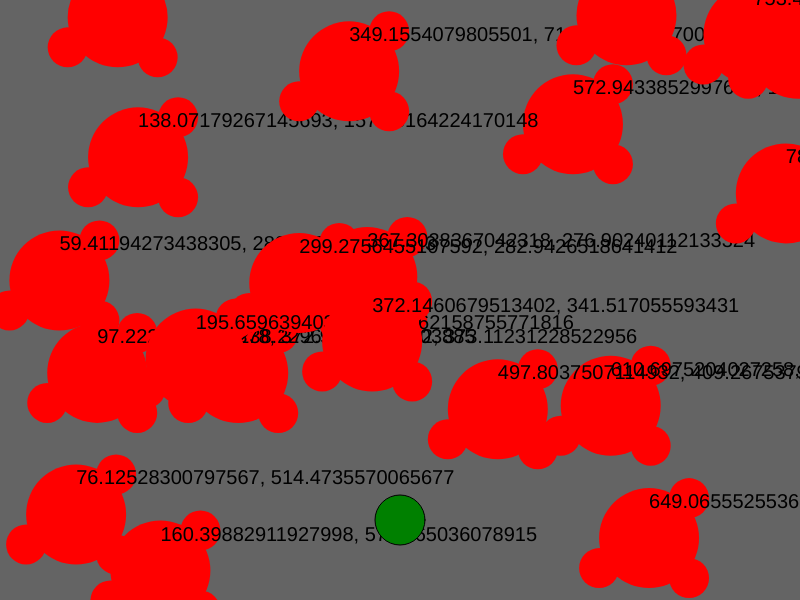
Frame 1 (no input)
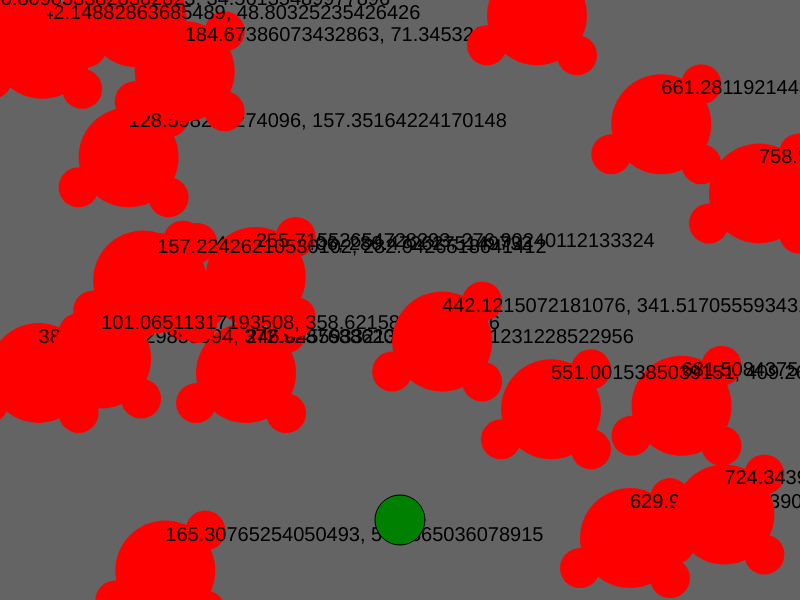
Frame 60 (no input)
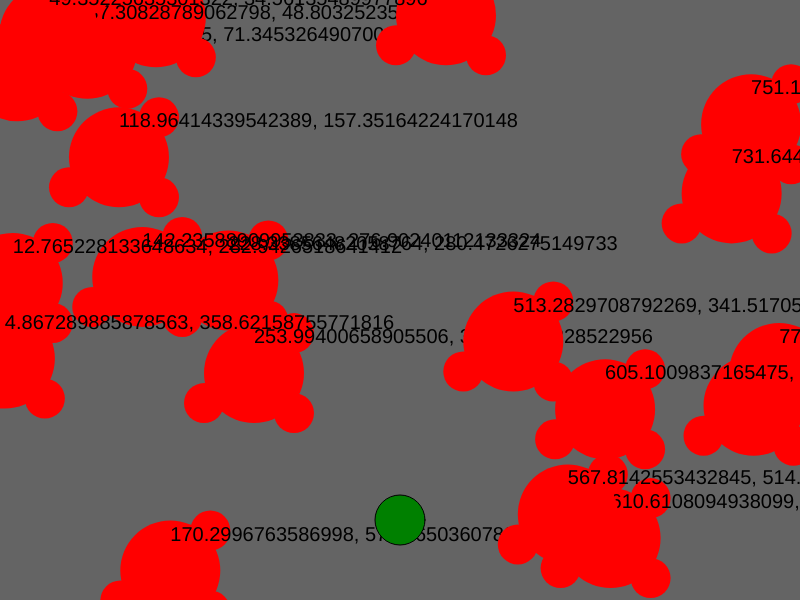
Frame 120 (the mouse pressed at the canvas centre since frame 60)

The p5.js sketch that drew these frames (run headless with seeded random() and noise() and a simulated clock; from frame 60 on, the mouse is pressed at the canvas centre):

// p5.js sketch
// ── sketch.js
// var myCar;
// var myCar1;
// var myCar2;

var cars = []; // array of something
var frogPos;

function setup() {
  // put setup code here
  createCanvas(800, 600);

  // myCar = new Car(); // gave birth to a new object
  // myCar1 = new Car();

  for (var i = 0; i < 20; i++) {
    cars.push(new Car(i));
  }

  frogPos = createVector(width / 2, height - 80);
}

function draw() {
  // put drawing code here
  background(100);



  for (var i = 0; i < cars.length; i++) {
    cars[i].move();
    cars[i].display();

    var distance = cars[i].pos.dist(frogPos);
    if (distance < 15) {
      // do either this
      cars[i].r = 0;
      cars[i].b = 0;
      cars[i].g = 0
      cars[i].alive = false;
      cars[i].vel = 0;

      // or this
      cars.splice(i, 1);


    }
  }


  // for (var i = 0; i < cars.length; i++) {
  //   if (cars[i].alive === false) {
  //     console.log("deleting car " + i ) ;
  //     cars.splice(i, 1) ;
  //   }
  // }


  fill('green');
  ellipse(frogPos.x, frogPos.y, 50, 50);
  checkForKeys();
}

function mouseReleased() {



  console.log("beep");
  // cars.pop(floor(random(cars.length)));
  console.log("length of car array is " + cars.length);
}


function checkForKeys() {
  //  console.log(keyCode);  // left = 37, etc.

  if (keyIsDown(LEFT_ARROW)) frogPos.x = frogPos.x - 5;
  if (keyIsDown(UP_ARROW)) frogPos.y = frogPos.y - 5;
  if (keyIsDown(RIGHT_ARROW)) frogPos.x = frogPos.x + 5;
  if (keyIsDown(DOWN_ARROW)) frogPos.y = frogPos.y + 5;


}


// ***********************************
// DEFINE A CLASS CALLED CAR()

function Car(num) {
  // constructor
  // properties are here
  this.pos = createVector(random(width), random(height));
  this.vel = createVector(random(-3, 3), 0);
  this.wide = random(1);
  this.r = random(255);
  this.g = random(255);
  this.b = random(255);
  this.alive = true;
  this.name = num;

  // methods

  this.move = function() {
    this.pos.add(this.vel);
    if (this.pos.x > width) this.pos.x = 0;
    if (this.pos.x < 0) this.pos.x = width;
    if (this.pos.y > height) this.pos.y = 0;
    if (this.pos.y < 0) this.pos.y = height;


  }

  this.display = function() {
    // fill(0);
    // fill(this.r, this.g, this.b);
    // rect(this.pos.x, this.pos.y, this.wide, 20);
    // ellipse(this.pos.x - 5, this.pos.y + 20, 20, 20);
    // ellipse(this.pos.x + 45, this.pos.y + 20, 20, 20);
    push();
//scale(this.wide) ;
   translate(this.pos.x - 500, this.pos.y - 500);
  //  translate(this.pos.x, this.pos.y);

    makeCovid();
    fill('black') ;
    textSize(20);
//    text("car " + this.name, 500, 500 - 30);
 text(this.pos.x + ", " + this.pos.y, 500, 500 - 30);
    //    scale(this.wide);

    pop();
  }

}

function makeCovid(w) {

  noStroke();
  fill("red");
  ellipse(500, 500, 100, 100);
  ellipse(540, 540, 40, 40);
  ellipse(540, 460, 40, 40);
  ellipse(450, 530, 40, 40);

}
